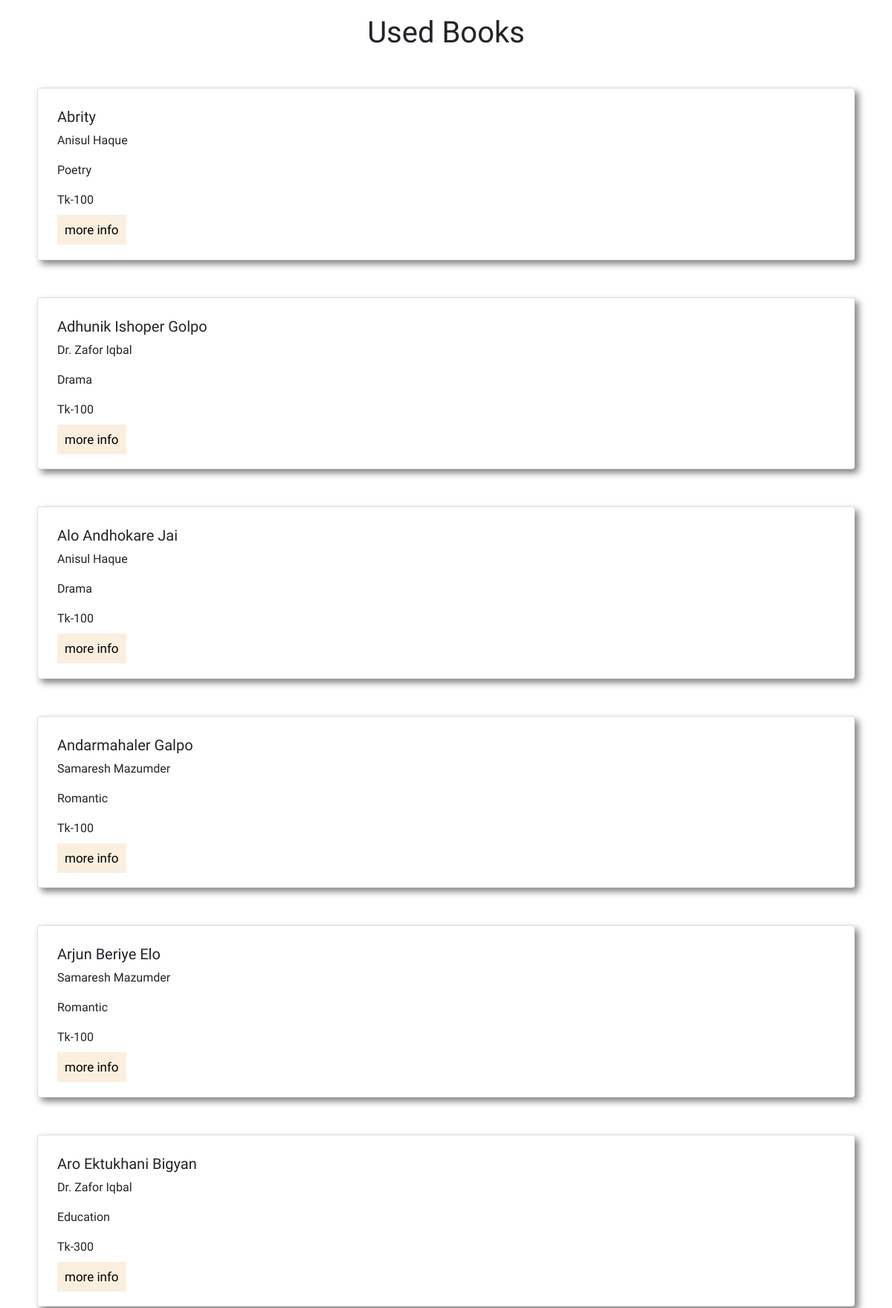
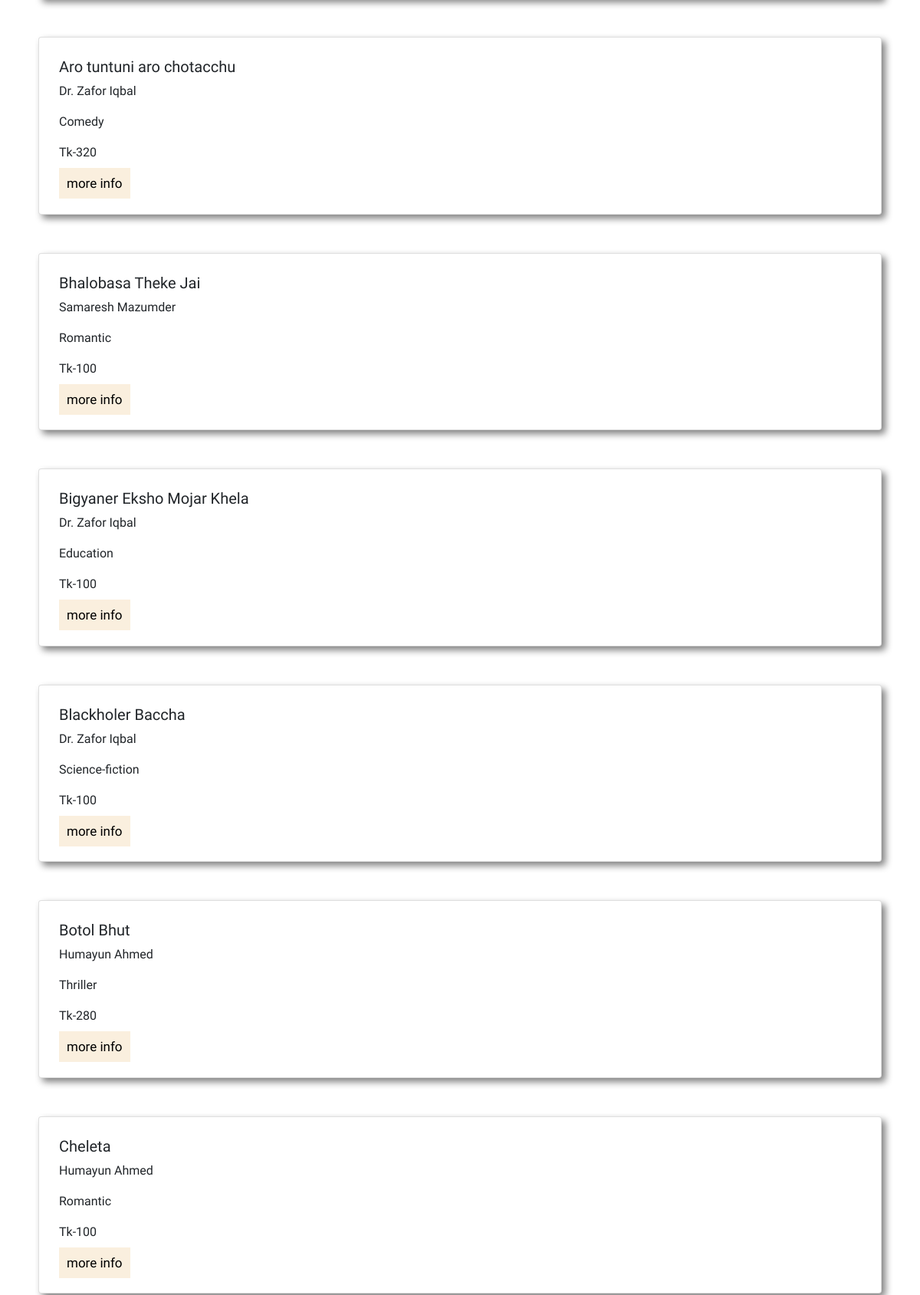
The page /files/used.php (upper part) on the database its author committed (2 pictures, top to bottom).
### tables this page shows
CREATE TABLE `book` (
  `ISBN` int(30) NOT NULL,
  `title` varchar(100) DEFAULT NULL,
  `author_name` varchar(50) DEFAULT NULL,
  `publication_id` int(10) DEFAULT NULL,
  `price` int(10) DEFAULT NULL,
  `genre` varchar(30) DEFAULT NULL,
  `pdf` varchar(10) DEFAULT NULL,
  `rating` decimal(3,1) DEFAULT NULL,
  `used` varchar(20) DEFAULT NULL,
  `offer` varchar(20) DEFAULT NULL,
  `year` date DEFAULT NULL
);

### files/used.php (the view, shortened to what this page needs)
<!DOCTYPE html>
<html lang="en">
<head>
    <link href="https://cdn.jsdelivr.net/npm/bootstrap@5.0.2/dist/css/bootstrap.min.css" rel="stylesheet">
    <link rel="stylesheet" href="../css/books.css">
</head>
<body>
<?php
$db = mysqli_connect("localhost", "root", "", "readersden");
$sql = "SELECT title, author_name, genre, price FROM book WHERE used='yes' ORDER BY title ASC";
$result = mysqli_query($db, $sql);
?>
    <h1 class="text-center"> Used Books</h1>
    <?php
          if (mysqli_num_rows($result)>0) {
          while ($row= mysqli_fetch_assoc($result)) {
    ?>
    <div class="card books">
        <div class="card-body">
          <h5 class="card-title"> <?php echo $row['title']; ?> </h5>
          <p class="card-text"> <?php echo $row['author_name']; ?> </p>
          <p class="card-text"> <?php echo $row['genre']; ?> </p>
          <p class="card-text"> <?php echo "Tk-".$row['price']; ?> </p>
          <a href="#" class="button">more info</a>
        </div>
      </div>
      <?php
  }
} else {
  echo "0 results";
}
?>
</body>
</html>

### css/books.css (style rules this page uses)
body { font-family: 'Oswald', sans-serif; }
.books { margin: 50px; padding: 10px; box-shadow: gray 5px 5px 10px; }
h1 { padding-top: 20px; }
.button { margin: 10px 0; padding: 10px; border: none; outline: none; cursor: pointer; font-size: 17px; width: 80%; background-color: #f8e9d2b9; text-decoration: none; color: black; }

### rows shown on the page
book: title "Abrity", author_name "Anisul Haque", genre "Poetry", price "100"
book: title "Adhunik Ishoper Golpo", author_name "Dr. Zafor Iqbal", genre "Drama", price "100"
book: title "Alo Andhokare Jai", author_name "Anisul Haque", genre "Drama", price "100"
book: title "Andarmahaler Galpo", author_name "Samaresh Mazumder", genre "Romantic", price "100"
book: title "Arjun Beriye Elo", author_name "Samaresh Mazumder", genre "Romantic", price "100"
book: title "Aro Ektukhani Bigyan", author_name "Dr. Zafor Iqbal", genre "Education", price "300"
book: title "Aro tuntuni aro chotacchu", author_name "Dr. Zafor Iqbal", genre "Comedy", price "320"
book: title "Bhalobasa Theke Jai", author_name "Samaresh Mazumder", genre "Romantic", price "100"
book: title "Bigyaner Eksho Mojar Khela", author_name "Dr. Zafor Iqbal", genre "Education", price "100"
book: title "Blackholer Baccha", author_name "Dr. Zafor Iqbal", genre "Science-fiction", price "100"
book: title "Botol Bhut", author_name "Humayun Ahmed", genre "Thriller", price "280"
book: title "Cheleta", author_name "Humayun Ahmed", genre "Romantic", price "100"
